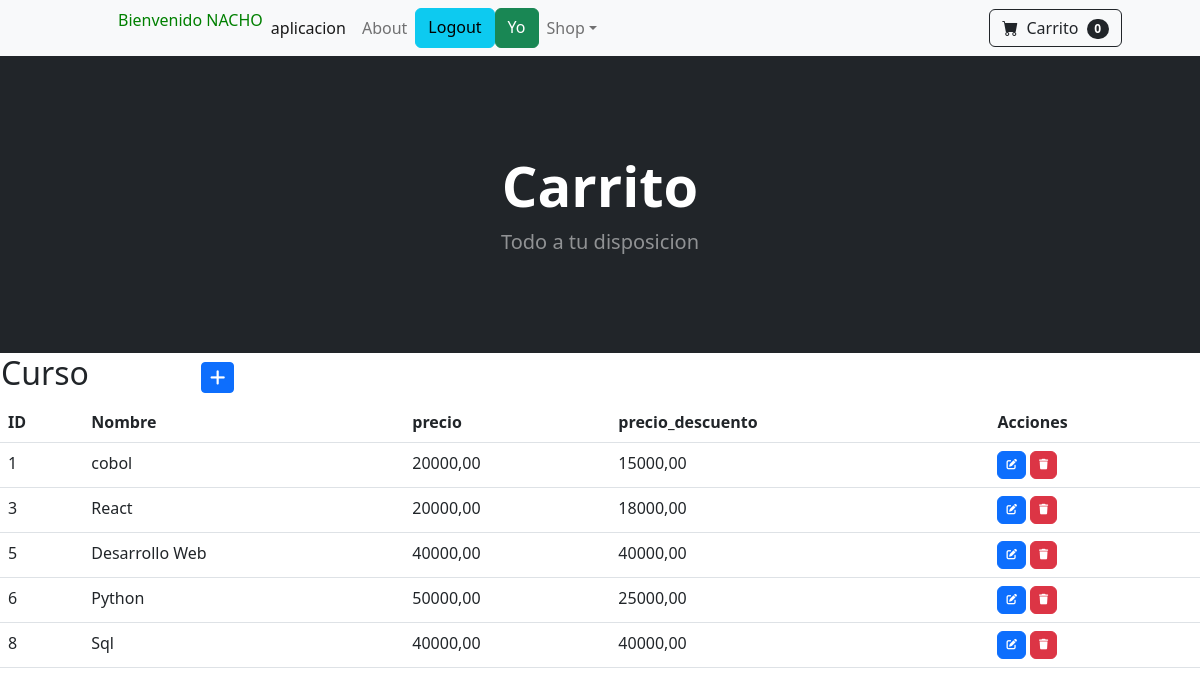
/aplicacion/carrito/ (signed in), run on the app's committed database.
### aplicacion/models.py (models this page shows)
class Carrito(models.Model):
    nombre = models.CharField(max_length=100)
    precio = models.DecimalField(default=0.0,max_digits=10, decimal_places=2)
    precio_descuento = models.DecimalField(default=0.0,max_digits=10, decimal_places=2)

### aplicacion/views.py (the view)
# urls.py: path('carrito/', carrito, name="carrito" ),
@login_required
def carrito(request):
    ctx ={"carritos":Carrito.objects.all}
    return render (request,"aplicacion/carrito.html", ctx)

### aplicacion/templates/aplicacion/carrito.html (shortened to what this page needs)
{% extends 'aplicacion/base.html' %}
{% load static %}
{% block cabecera %} Carrito {% endblock cabecera %}
{% block contenido %}
<table>
    <tr>
        <td width="200"><h2>Curso</h2></td>
        <td>
            <a
            href="{% url 'createCarrito' %}"
            class="btn btn-primary btn-sm"
            >
            </a>
        </td>
    </tr>
</table>
    <!DOCTYPE html>
<html>
<head>
</head>
<table class="table">
    <thead>
        <tr>
            <th>ID</th>
            <th>Nombre</th>
            <th>precio</th>
            <th>precio_descuento</th>
            <th>Acciones</th>
        </tr>
    </thead>
    <tbody>
    {% for carritos in carritos %}
    <tr>
        <td>{{ carritos.id }}</td>
        <td>{{ carritos.nombre }}</td>
        <td>{{ carritos.precio }}</td>
        <td>{{ carritos.precio_descuento }}</td>
        <td>
            <a
            href="{% url 'updateCarrito' carritos.id %}"
              class="btn btn-primary"
              style="--bs-btn-padding-y: .25rem; --bs-btn-padding-x: .5rem; --bs-btn-font-size: .75rem;"
              >
            </a>
            <a
              href="{% url 'deleteCarrito' carritos.id %}"
              class="btn btn-danger"
              style="--bs-btn-padding-y: .25rem; --bs-btn-padding-x: .5rem; --bs-btn-font-size: .75rem;"
              >
            </a>
          </td>
    </tr>
    {% endfor %}
    </tbody>
</table>
{% endblock contenido %}

### aplicacion/templates/aplicacion/base.html (shortened to what this page needs)
<!DOCTYPE html>
<html lang="en">
    <head>
        {%load static%}
        <link href="https://cdn.jsdelivr.net/npm/bootstrap-icons@1.5.0/font/bootstrap-icons.css" rel="stylesheet" />
        <link rel="stylesheet" href="https://cdnjs.cloudflare.com/ajax/libs/font-awesome/6.4.0/css/all.min.css">
        <link href="{%static 'aplicacion/css/styles.css'%}" rel="stylesheet" />
    </head>
    <body>
        <nav class="navbar navbar-expand-lg navbar-light bg-light">
            <div class="container px-4 px-lg-5">
                {% if user.is_authenticated %}
                <div class="collapse navbar-collapse" id="navbarSupportedContent">
                    <ul class="navbar-nav me-auto mb-2 mb-lg-0 ms-lg-4">
                        <p style="color:green">Bienvenido {{ user.username|upper }}</p>
                        <li class="nav-item"><a class="nav-link active" aria-current="page" href="{% url 'aplicacion' %}">aplicacion</a></li>
                        <li class="nav-item"><a class="nav-link" href="{% url 'about' %}">About</a></li>
                        <a class="btn btn-info" href="{% url 'logout' %}">Logout</a>
                        <a class="btn btn-success" href="{% url 'Yo' %}">Yo</a>
                        <li class="nav-item dropdown">
                            <a class="nav-link dropdown-toggle" id="navbarDropdown" href="#" role="button" data-bs-toggle="dropdown" aria-expanded="false">Shop</a>
                {% else %}
                                <li><a class="btn btn-info" href="{% url 'login' %}">Login</a></li>
                                <a class="btn btn-success" href="{% url 'register' %}">Registro</a>
                {% endif %}
                        </li>
                    </ul>
                    <form class="d-flex">
                        <a class="btn btn-outline-dark" href="{% url 'carrito' %}">
                            <i class="bi-cart-fill me-1"></i>
                            Carrito
                            <span class="badge bg-dark text-white ms-1 rounded-pill" id="contadorCarrito">0</span>
                        </a>
                    </form>
                </div>
            </div>
        </nav>
        <header class="bg-dark py-5">
            <div class="container px-4 px-lg-5 my-5">
                <div class="text-center text-white">
                    <h1 class="display-4 fw-bolder">
                        {% block cabecera %}{% endblock cabecera %}
                    </h1>
                    <p class="lead fw-normal text-white-50 mb-0">Todo a tu disposicion</p>
                </div>
            </div>
        </header>
        {% block contenido %}{% endblock contenido %}
    </body>
</html>

### data on the page
Carrito: id "1", nombre "cobol", precio "20000,00", precio_descuento "15000,00"
Carrito: id "3", nombre "React", precio "20000,00", precio_descuento "18000,00"
Carrito: id "5", nombre "Desarrollo Web", precio "40000,00", precio_descuento "40000,00"
Carrito: id "6", nombre "Python", precio "50000,00", precio_descuento "25000,00"
Carrito: id "8", nombre "Sql", precio "40000,00", precio_descuento "40000,00"

### other printed values
{{ user.username|upper }} "NACHO"
